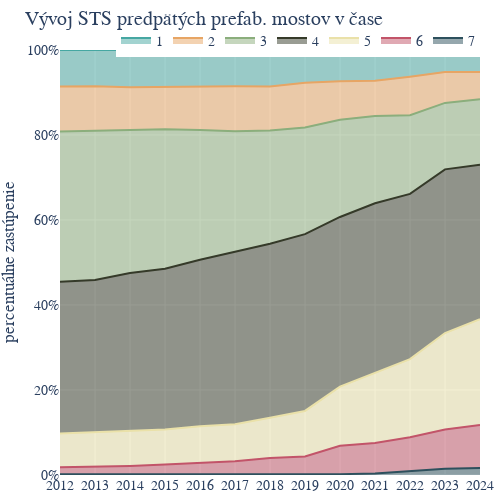

The notebook cell this image was saved under:
### Code cell
import plotly.graph_objects as go

# Define the color palette
color_palette = ['#46a7a2', '#e7a564',
                 '#8bae7c', '#353a29', '#eae1a9',
                 '#c25469', '#2d505d'
                 ]

# Transpose the DataFrame for plotting: years as columns, conditions as rows
data_for_plotting = relative_condition_counts.set_index(
    'Condition').T.reset_index()
data_for_plotting.rename(columns={'index': 'Year'}, inplace=True)

# Update year labels
years = ['{}'.format(year) for year in range(2012, 2025)]
data_for_plotting['Year'] = years

# Create a figure
fig = go.Figure()

# Add a trace for each condition in reverse order
for i, condition in reversed(list(enumerate(relative_condition_counts['Condition'].unique()))):
    fig.add_trace(go.Scatter(
        x=data_for_plotting['Year'],
        y=data_for_plotting[condition],
        mode='lines',
        stackgroup='one',  # This option stacks the areas
        name=str(condition),  # Label for the legend
        # Apply color from the palette
        line=dict(color=color_palette[i % len(color_palette)])
    ))

# Update the layout
fig.update_layout(
    title='Vývoj STS predpätých prefab. mostov v čase',
    # xaxis_title='rok',
    yaxis_title='percentuálne zastúpenie',
    yaxis=dict(ticksuffix="%", range=[0, 100]
               ),  # Set y-axis range from 0 to 100%
    # Set font family to Montserrat
    font=dict(family="Montserrat, sans-serif", size=14),
    legend=dict(
        orientation="h",  # Horizontal legend orientation
        yanchor="top",  # Anchor legend to the top
        y=1.06,  # Position the legend slightly above the plot
        xanchor="right",  # Anchor legend to the right
        x=1  # Align legend to the right
    ),
    # Set x-axis tick values and labels
    xaxis=dict(
        tickvals=[str(year) for year in range(2012, 2025)],
        ticktext=['2012', '2013', '2014', '2015', '2016', '2017',
                  '2018', '2019', '2020', '2021', '2022', '2023', "2024"]
    ),
    plot_bgcolor='#EEEEEE',
    margin=dict(l=0, r=20, t=50, b=25),  # Adjust margins for tight layout
    width=500,  # Set figure width
    height=500  # Set figure height
)

# Show the figure
fig.show()

### Figure 1 — Plotly figure (JSON) as saved in the notebook; plotly's stock layout.template omitted (floating-point values rounded to 4 significant figures)
{"data": [{"line": {"color": "#2d505d"}, "mode": "lines", "name": "7", "stackgroup": "one", "type": "scatter", "x": ["2012", "2013", "2014", "2015", "2016", "2017", "2018", "2019", "2020", "2021", "2022", "2023", "2024"], "y": [0.1937, 0.1937, 0.1932, 0.2576, 0.3193, 0.3187, 0.1907, 0.19, 0.1892, 0.3769, 0.9169, 1.465, 1.628]}, {"line": {"color": "#c25469"}, "mode": "lines", "name": "6", "stackgroup": "one", "type": "scatter", "x": ["2012", "2013", "2014", "2015", "2016", "2017", "2018", "2019", "2020", "2021", "2022", "2023", "2024"], "y": [1.614, 1.743, 1.932, 2.189, 2.49, 2.932, 3.814, 4.18, 6.683, 7.161, 7.946, 9.219, 10.13]}, {"line": {"color": "#eae1a9"}, "mode": "lines", "name": "5", "stackgroup": "one", "type": "scatter", "x": ["2012", "2013", "2014", "2015", "2016", "2017", "2018", "2019", "2020", "2021", "2022", "2023", "2024"], "y": [7.941, 8.134, 8.178, 8.242, 8.685, 8.668, 9.472, 10.7, 13.93, 16.46, 18.4, 22.71, 24.91]}, {"line": {"color": "#353a29"}, "mode": "lines", "name": "4", "stackgroup": "one", "type": "scatter", "x": ["2012", "2013", "2014", "2015", "2016", "2017", "2018", "2019", "2020", "2021", "2022", "2023", "2024"], "y": [35.7, 35.83, 37.22, 37.86, 39.14, 40.54, 40.94, 41.61, 39.91, 39.95, 38.88, 38.52, 36.31]}, {"line": {"color": "#8bae7c"}, "mode": "lines", "name": "3", "stackgroup": "one", "type": "scatter", "x": ["2012", "2013", "2014", "2015", "2016", "2017", "2018", "2019", "2020", "2021", "2022", "2023", "2024"], "y": [35.38, 35.05, 33.74, 32.78, 30.52, 28.43, 26.64, 25.08, 22.89, 20.54, 18.52, 15.63, 15.44]}, {"line": {"color": "#e7a564"}, "mode": "lines", "name": "2", "stackgroup": "one", "type": "scatter", "x": ["2012", "2013", "2014", "2015", "2016", "2017", "2018", "2019", "2020", "2021", "2022", "2023", "2024"], "y": [10.59, 10.52, 9.981, 10.05, 10.28, 10.58, 10.36, 10.51, 9.016, 8.291, 9.046, 7.265, 6.393]}, {"line": {"color": "#46a7a2"}, "mode": "lines", "name": "1", "stackgroup": "one", "type": "scatter", "x": ["2012", "2013", "2014", "2015", "2016", "2017", "2018", "2019", "2020", "2021", "2022", "2023", "2024"], "y": [8.586, 8.522, 8.757, 8.628, 8.557, 8.54, 8.582, 7.726, 7.377, 7.224, 6.296, 5.189, 5.187]}], "layout": {"font": {"family": "Montserrat, sans-serif", "size": 14}, "height": 500, "legend": {"orientation": "h", "x": 1, "xanchor": "right", "y": 1.06, "yanchor": "top"}, "margin": {"b": 25, "l": 0, "r": 20, "t": 50}, "plot_bgcolor": "#EEEEEE", "title": {"text": "Vývoj STS predpätých prefab. mostov v čase"}, "width": 500, "xaxis": {"ticktext": ["2012", "2013", "2014", "2015", "2016", "2017", "2018", "2019", "2020", "2021", "2022", "2023", "2024"], "tickvals": ["2012", "2013", "2014", "2015", "2016", "2017", "2018", "2019", "2020", "2021", "2022", "2023", "2024"]}, "yaxis": {"range": [0, 100], "ticksuffix": "%", "title": {"text": "percentuálne zastúpenie"}}}}
